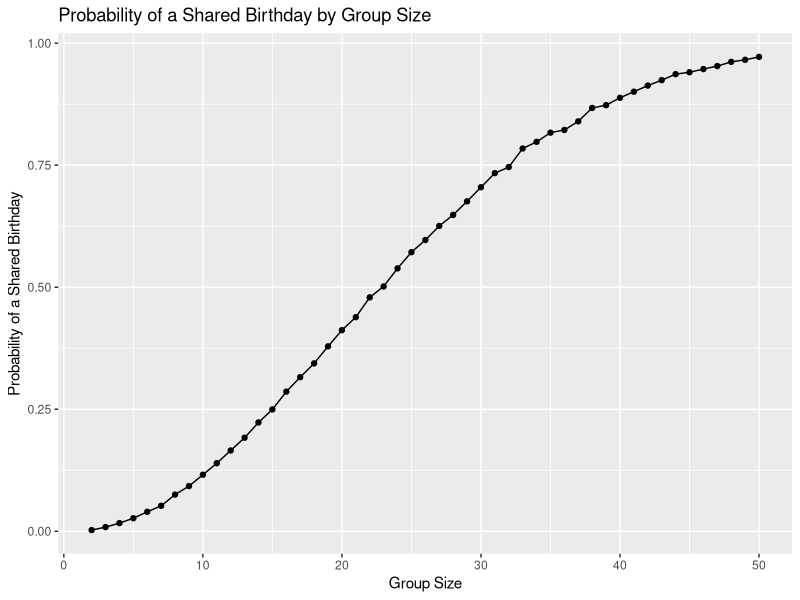

Write the R code that produced this figure. (Note: this script raises an error after producing the figure.)
## ---- chunk 1
library(tidyverse)
## ---- chunk 2
set.seed(1)

birthday_sim = function(group_size) {
  birthdays = sample(1:365, group_size, replace = TRUE)
  shared_birthday = n_distinct(birthdays) < group_size
  shared_birthday
}
## ---- chunk 3
birthday_results = 
  expand_grid(
    group_size = 2:50,
    iter = 1:10000
  ) |> 
  mutate(
    shared_birthday = map_lgl(group_size, birthday_sim)
  )
## ---- chunk 4
birthday_summary = 
  birthday_results |> 
  group_by(group_size) |> 
  summarize(
    probability = mean(shared_birthday)
  )
## ---- chunk 5
birthday_summary |> 
  ggplot(aes(x = group_size, y = probability)) +
  geom_point() +
  geom_line() +
  labs(
    title = "Probability of a Shared Birthday by Group Size",
    x = "Group Size",
    y = "Probability of a Shared Birthday"
  )
## ---- chunk 6
study_df = 
  tibble(
    files = list.files("data/"),
    path = str_c("data/", files)
  ) |> 
  mutate(
    data = map(path, read_csv)
  )
## ---- chunk 7
study_df = 
  study_df |> 
  unnest(cols = "data")
## ---- chunk 8
study_tidy = 
  study_df |> 
  mutate(
    files = str_replace(files, ".csv", "")
  ) |> 
  separate(
    files,
    into = c("arm", "subject_id"),
    sep = "_"
  ) |> 
  mutate(
    arm = str_replace(arm, "con", "control"),
    arm = str_replace(arm, "exp", "experimental")
  ) |> 
  pivot_longer(
    week_1:week_8,
    names_to = "week",
    values_to = "observation",
    names_prefix = "week_"
  ) |> 
  mutate(
    week = as.numeric(week)
  ) |> 
  select(arm, subject_id, week, observation)
## ---- chunk 9
study_tidy |> 
  ggplot(aes(x = week, y = observation, group = subject_id, color = arm)) +
  geom_point() +
  geom_path() +
  facet_grid(~arm) +
  labs(
    title = "Observations Over Time by Study Arm",
    x = "Week",
    y = "Observation"
  )
## ---- chunk 10
set.seed(1)

sim_ttest = function(mu) {
  sim_data = 
    tibble(
      x = rnorm(30, mean = mu, sd = 5)
    )
  
  t.test(sim_data |> pull(x), mu = 0) |> 
    broom::tidy() |> 
    select(estimate, p.value)
}
## ---- chunk 11
sim_results = 
  expand_grid(
    mu = 0:6,
    iter = 1:5000
  ) |> 
  mutate(
    results = map(mu, sim_ttest)
  ) |> 
  unnest(results)
## ---- chunk 12
power_results = 
  sim_results |> 
  mutate(
    reject = p.value < 0.05
  ) |> 
  group_by(mu) |> 
  summarize(
    power = mean(reject)
  )
## ---- chunk 13
power_results |> 
  ggplot(aes(x = mu, y = power)) +
  geom_point() +
  geom_line() +
  labs(
    title = "Power by True Mean",
    x = "True Mean",
    y = "Power"
  )
## ---- chunk 14
mean_results = 
  sim_results |> 
  group_by(mu) |> 
  summarize(
    mean_estimate = mean(estimate)
  )

rejected_results = 
  sim_results |> 
  filter(p.value < 0.05) |> 
  group_by(mu) |> 
  summarize(
    mean_estimate = mean(estimate)
  )
## ---- chunk 15
estimate_results = 
  bind_rows(
    mean_results |> 
      mutate(type = "All Simulations"),
    rejected_results |> 
      mutate(type = "Rejected Null")
  )
## ---- chunk 16
estimate_results |> 
  ggplot(aes(x = mu, y = mean_estimate, color = type)) +
  geom_point() +
  geom_line() +
  labs(
    title = "Average Estimated Mean by True Mean",
    x = "True Mean",
    y = "Average Estimated Mean",
    color = "Simulation"
  )
